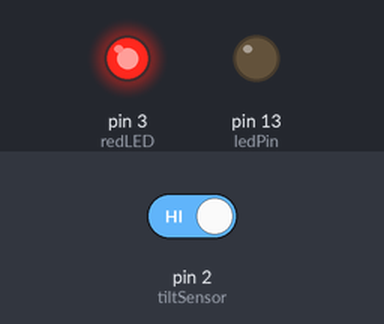
The sketch below on a simulated Arduino Uno, built with avr-gcc and run on an emulated ATmega328P. Shown: output pins drawn as LEDs (lit = HIGH). The inputs (shaded band) are chosen by the test bench; at power-on: pin 2 (tiltSensor) HIGH.

Above: at 1.2 s.
1.3 s: pin 2 (tiltSensor) driven LOW
At 1.6 s:
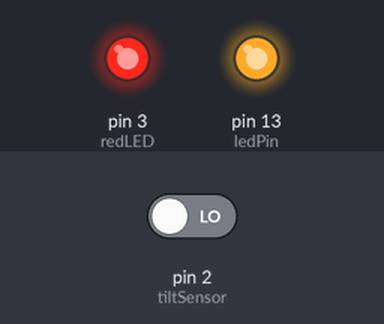
2.8 s: pin 2 (tiltSensor) driven HIGH
At 5.6 s:
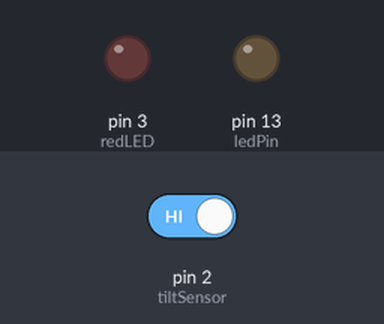
5.8 s: pin 2 (tiltSensor) driven LOW
At 6.2 s:
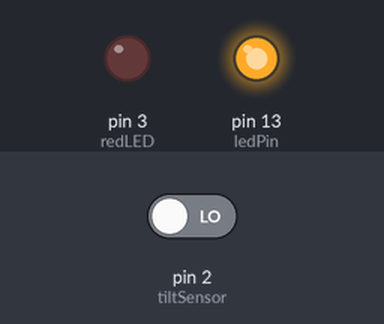
Timing chart, 0 to 11.5 s (numbered marks = the images above; inputs shaded):
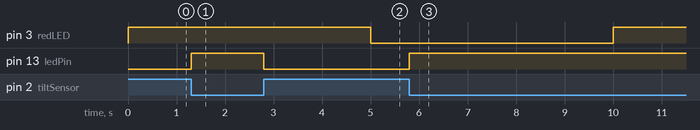

Measured:
- after the input at 1.3 s, pin 13 (ledPin): LOW → HIGH at once
- after the input at 2.8 s, pin 13 (ledPin): HIGH → LOW at once
- after the input at 5.8 s, pin 13 (ledPin): LOW → HIGH at once

The sketch:

Interrupts.ino
```cpp
//Part 3 Tutorial 4

const int ledPin = 13;    //Built-in LED
const int redLED = 3;
const int tiltSensor = 2; //Tilt sensor

void setup()
{
  pinMode(ledPin,OUTPUT);          //Initialize the ledPin as an output
  pinMode(tiltSensor,INPUT);       //Initialize tilt sensor pin as an input
  digitalWrite(tiltSensor, HIGH);
  pinMode(redLED,OUTPUT);          //Initialize the redLED as an output
  attachInterrupt(digitalPinToInterrupt(tiltSensor), builtin, CHANGE); //Definition of interrupt

  if(HIGH == digitalRead(tiltSensor))
  {
    digitalWrite(ledPin,LOW);//turn the led off
  }
  else
  {
    digitalWrite(ledPin,HIGH);//turn the led on
  }
}

void loop()
{
  digitalWrite(redLED,HIGH);
  delay(5000);
  digitalWrite(redLED,LOW);
  delay(5000);
}

void builtin() //ISR
{
  if(HIGH == digitalRead(tiltSensor))
  {
    digitalWrite(ledPin,LOW);         //turn the led off
  }
  else
  {
    digitalWrite(ledPin,HIGH);        //turn the led on
  }

}
```
